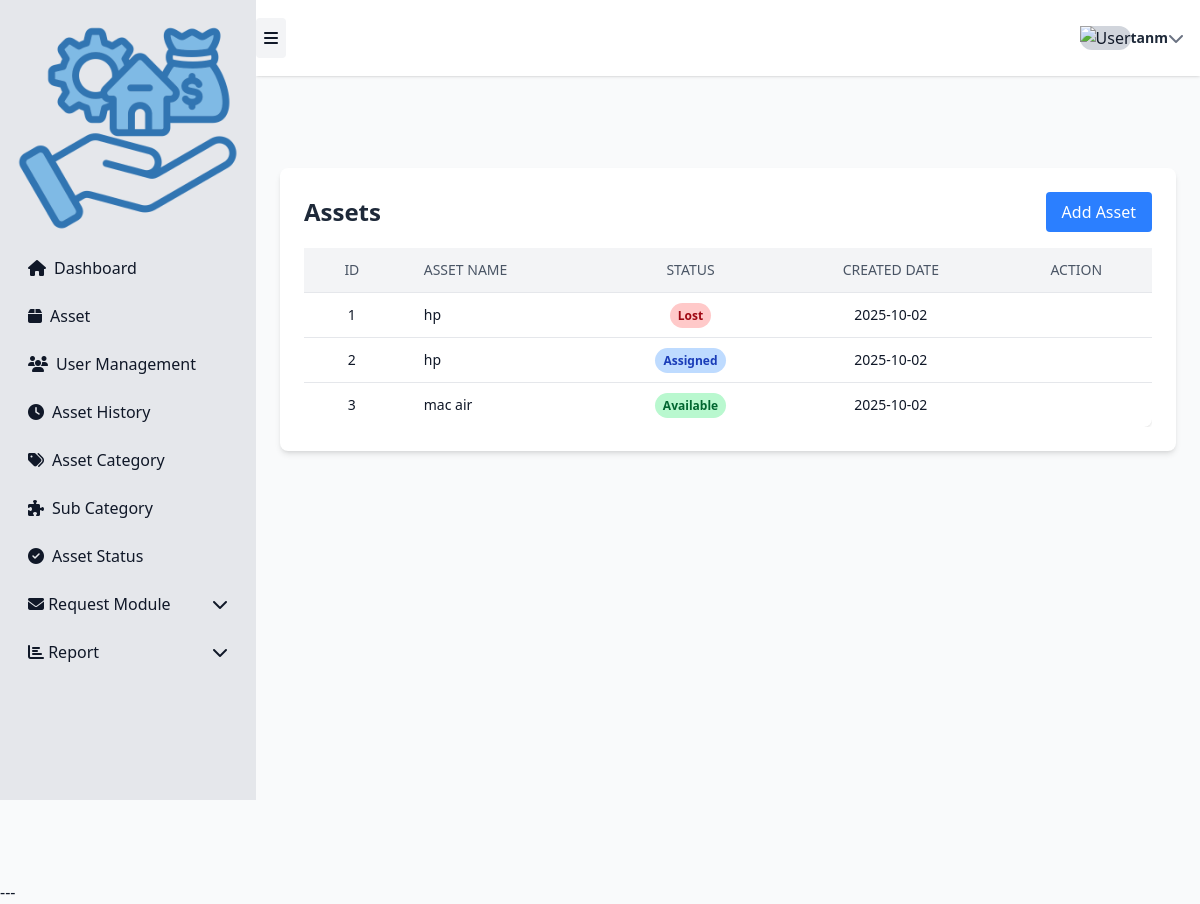
/asset/status/ (signed in), run on an earlier commit of the app's database.
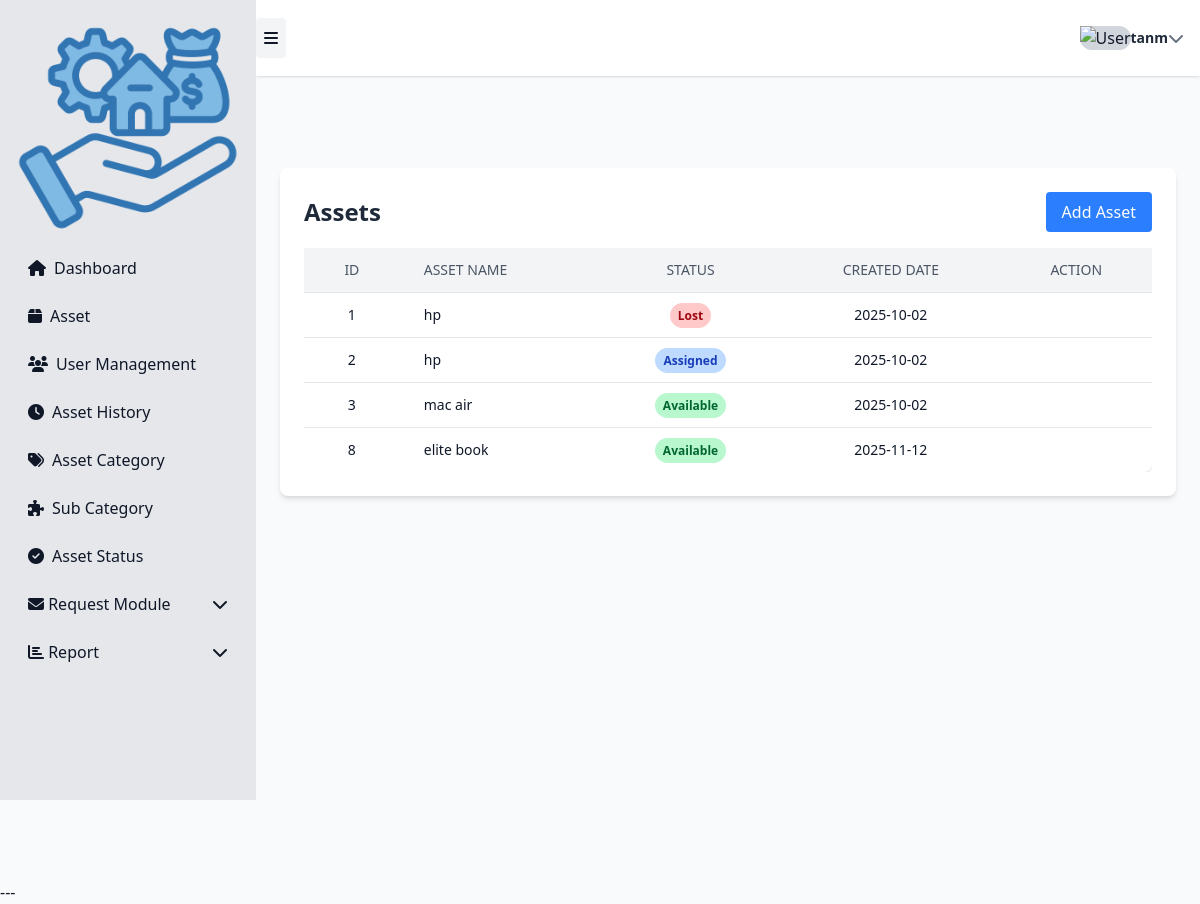
And on a later commit of the database.
### asset1/models.py (models this page shows, shortened)
class Asset(models.Model):
    STATUS_AVAILABLE = "available"
    STATUS_ASSIGNED = "assigned"
    STATUS_MAINTENANCE = "maintenance"
    STATUS_LOST = "lost"
    STATUS_RETIRED = "retired"
    STATUS_CHOICES = [
        (STATUS_AVAILABLE, "Available"),
        (STATUS_ASSIGNED, "Assigned"),
        (STATUS_MAINTENANCE, "Maintenance"),
        (STATUS_LOST, "Lost"),
        (STATUS_RETIRED, "Retired"),
    ]
    uuid = models.UUIDField(default=uuid.uuid4, editable=False, unique=True)
    name = models.CharField(max_length=200)
    category = models.ForeignKey(Category, on_delete=models.PROTECT, related_name="assets")
    serial_number = models.CharField(max_length=200, blank=True, null=True, unique=True)
    description = models.TextField(blank=True)
    location = models.ForeignKey(Location, on_delete=models.SET_NULL, null=True, blank=True)
    status = models.CharField(max_length=32, choices=STATUS_CHOICES, default=STATUS_AVAILABLE)
    assigned_to = models.ForeignKey(settings.AUTH_USER_MODEL, null=True, blank=True,
                                    on_delete=models.SET_NULL, related_name="assigned_assets")
    acquired_date = models.DateField(null=True, blank=True)
    purchase_price = models.DecimalField(max_digits=12, decimal_places=2, null=True, blank=True)
    is_active = models.BooleanField(default=True)
    created_at = models.DateTimeField(auto_now_add=True)
    updated_at = models.DateTimeField(auto_now=True)

### asset1/views.py (the view)
# urls.py: path('asset/status/', views.asset_status, name='asset_status'),
@login_required
def asset_status(request):
    assets = Asset.objects.all().order_by('id')
    return render(request, 'asset1/asset_status.html', {'assets': assets})

### asset1/templates/asset1/asset_status.html (shortened to what this page needs)
{% extends "asset1/sidebar.html" %}
{% load static %}
{% block page_content %}
<div class="max-w-6xl mx-auto mt-10 p-6 bg-white rounded-lg shadow-md">
  <div class="flex justify-between items-center mb-4">
    <h2 class="text-2xl font-bold text-gray-800">Assets</h2>
    <a href="{% url 'asset1:asset-create' %}"
       class="px-4 py-2 bg-blue-500 text-white rounded hover:bg-blue-600 transition">
      Add Asset
    </a>
  </div>
  <div class="overflow-x-auto">
    <table class="min-w-full divide-y divide-gray-200 rounded-lg shadow-sm" id="assetTable">
      <thead class="bg-gray-100">
        <tr>
          <th class="px-6 py-3 text-center text-sm font-medium text-gray-600 uppercase">ID</th>
          <th class="px-6 py-3 text-left text-sm font-medium text-gray-600 uppercase">Asset Name</th>
          <th class="px-6 py-3 text-center text-sm font-medium text-gray-600 uppercase">Status</th>
          <th class="px-6 py-3 text-center text-sm font-medium text-gray-600 uppercase">Created Date</th>
          <th class="px-6 py-3 text-center text-sm font-medium text-gray-600 uppercase">Action</th>
        </tr>
      </thead>
      <tbody class="bg-white divide-y divide-gray-200">
        {% for asset in assets %}
        <tr class="hover:bg-gray-50">
          <td class="px-6 py-3 text-center text-sm">{{ asset.id }}</td>
          <td class="px-6 py-3 text-sm">{{ asset.name }}</td>
          <td class="px-6 py-3 text-center text-sm">
            {% if asset.status == 'available' %}
              <span class="px-2 py-1 bg-green-200 text-green-800 rounded-full text-xs font-semibold">Available</span>
            {% elif asset.status == 'assigned' %}
              <span class="px-2 py-1 bg-blue-200 text-blue-800 rounded-full text-xs font-semibold">Assigned</span>
            {% elif asset.status == 'maintenance' %}
              <span class="px-2 py-1 bg-yellow-200 text-yellow-800 rounded-full text-xs font-semibold">Maintenance</span>
            {% elif asset.status == 'lost' %}
              <span class="px-2 py-1 bg-red-200 text-red-800 rounded-full text-xs font-semibold">Lost</span>
            {% elif asset.status == 'retired' %}
              <span class="px-2 py-1 bg-gray-300 text-gray-800 rounded-full text-xs font-semibold">Retired</span>
            {% endif %}
          </td>
          <td class="px-6 py-3 text-center text-sm">{{ asset.created_at|date:"Y-m-d" }}</td>
        </tr>
        {% empty %}
        <tr>
          <td colspan="5" class="px-6 py-4 text-center text-gray-500 text-sm">No assets found.</td>
        </tr>
        {% endfor %}
      </tbody>
    </table>
  </div>
</div>
{% endblock %}

What changed in the data, as far as the page shows it:
added Asset: id "8", name "elite book", status "Available", created_at "2025-11-12"
